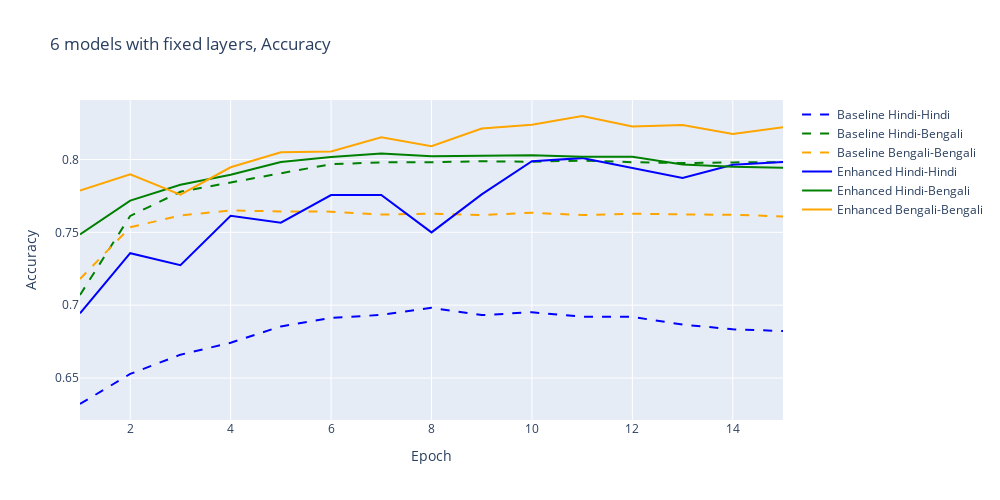

Notebook source saved alongside this figure:
### Markdown cell above
# Figure 5

### Code cell
fig = go.Figure(layout=dict(height=500, width=1000))


t2_hinhin_fix = get_perf(2, 'hindi_hindi', 'accuracy', 'fix_embedding', take_mean=True)
fig.add_trace(
    go.Scatter(
        x=list(range(1, 16)),
        y=t2_hinhin_fix,
        mode='lines',
        line=dict(color='blue', dash='dash'),
        name='Baseline Hindi-Hindi',
))

t2_hinben_fix = get_perf(2, 'hindi_bengali', 'accuracy', 'fix_non_embedding', take_mean=True)
fig.add_trace(
    go.Scatter(
        x=list(range(1, 16)),
        y=t2_hinben_fix,
        mode='lines',
        line=dict(color='green', dash='dash'),
        name='Baseline Hindi-Bengali',
))

t2_benben_fix = get_perf(2, 'bengali_bengali', 'accuracy', 'fix_embedding', take_mean=True)
fig.add_trace(
    go.Scatter(
        x=list(range(1, 16)),
        y=t2_benben_fix,
        mode='lines',
        line=dict(color='orange', dash='dash'),
        name='Baseline Bengali-Bengali',
))

t3_hinhin_fix = get_perf(3, 'hindi_hindi', 'accuracy', 'fix_embedding', take_mean=True)
fig.add_trace(
    go.Scatter(
        x=list(range(1, 16)),
        y=t3_hinhin_fix,
        mode='lines',
        line=dict(color='blue'),
        name='Enhanced Hindi-Hindi',
))

t3_hinben_fix = get_perf(3, 'hindi_bengali', 'accuracy', 'fix_non_embedding', take_mean=True)
fig.add_trace(
    go.Scatter(
        x=list(range(1, 16)),
        y=t3_hinben_fix,
        mode='lines',
        line=dict(color='green'),
        name='Enhanced Hindi-Bengali',
))

t3_benben_fix = get_perf(3, 'bengali_bengali', 'accuracy', 'fix_embedding', take_mean=True)
fig.add_trace(
    go.Scatter(
        x=list(range(1, 16)),
        y=t3_benben_fix,
        mode='lines',
        line=dict(color='orange'),
        name='Enhanced Bengali-Bengali',
))

fig.update_layout(
    xaxis_title='Epoch',
    yaxis_title='Accuracy',
    title='6 models with fixed layers, Accuracy',
)

fig.show()

### Figure 1 — Plotly figure (JSON) as saved in the notebook; plotly's stock layout.template omitted (floating-point values rounded to 4 significant figures)
{"data": [{"line": {"color": "blue", "dash": "dash"}, "mode": "lines", "name": "Baseline Hindi-Hindi", "type": "scatter", "x": [1, 2, 3, 4, 5, 6, 7, 8, 9, 10, 11, 12, 13, 14, 15], "y": [0.6322, 0.6528, 0.666, 0.6742, 0.6854, 0.6912, 0.6933, 0.6982, 0.6932, 0.6951, 0.6921, 0.692, 0.6866, 0.6835, 0.6822]}, {"line": {"color": "green", "dash": "dash"}, "mode": "lines", "name": "Baseline Hindi-Bengali", "type": "scatter", "x": [1, 2, 3, 4, 5, 6, 7, 8, 9, 10, 11, 12, 13, 14, 15], "y": [0.707, 0.7612, 0.7778, 0.7843, 0.7905, 0.7967, 0.798, 0.7981, 0.7988, 0.7984, 0.7992, 0.7981, 0.7975, 0.798, 0.7981]}, {"line": {"color": "orange", "dash": "dash"}, "mode": "lines", "name": "Baseline Bengali-Bengali", "type": "scatter", "x": [1, 2, 3, 4, 5, 6, 7, 8, 9, 10, 11, 12, 13, 14, 15], "y": [0.718, 0.7535, 0.7616, 0.765, 0.7643, 0.7642, 0.7622, 0.7628, 0.7619, 0.7634, 0.7619, 0.7628, 0.7623, 0.762, 0.7609]}, {"line": {"color": "blue"}, "mode": "lines", "name": "Enhanced Hindi-Hindi", "type": "scatter", "x": [1, 2, 3, 4, 5, 6, 7, 8, 9, 10, 11, 12, 13, 14, 15], "y": [0.6944, 0.7357, 0.7275, 0.7613, 0.7566, 0.7756, 0.7756, 0.7499, 0.776, 0.7988, 0.8009, 0.7939, 0.7873, 0.7964, 0.7982]}, {"line": {"color": "green"}, "mode": "lines", "name": "Enhanced Hindi-Bengali", "type": "scatter", "x": [1, 2, 3, 4, 5, 6, 7, 8, 9, 10, 11, 12, 13, 14, 15], "y": [0.7485, 0.7718, 0.7826, 0.7895, 0.7983, 0.8017, 0.804, 0.8022, 0.8025, 0.8029, 0.8019, 0.8019, 0.7966, 0.795, 0.7943]}, {"line": {"color": "orange"}, "mode": "lines", "name": "Enhanced Bengali-Bengali", "type": "scatter", "x": [1, 2, 3, 4, 5, 6, 7, 8, 9, 10, 11, 12, 13, 14, 15], "y": [0.7786, 0.7899, 0.7759, 0.7946, 0.8049, 0.8055, 0.8152, 0.8091, 0.8212, 0.8238, 0.8298, 0.8226, 0.8237, 0.8175, 0.8221]}], "layout": {"height": 500, "title": {"text": "6 models with fixed layers, Accuracy"}, "width": 1000, "xaxis": {"autorange": true, "range": [1, 15], "title": {"text": "Epoch"}, "type": "linear"}, "yaxis": {"autorange": true, "range": [0.6212, 0.8408], "title": {"text": "Accuracy"}, "type": "linear"}}}
